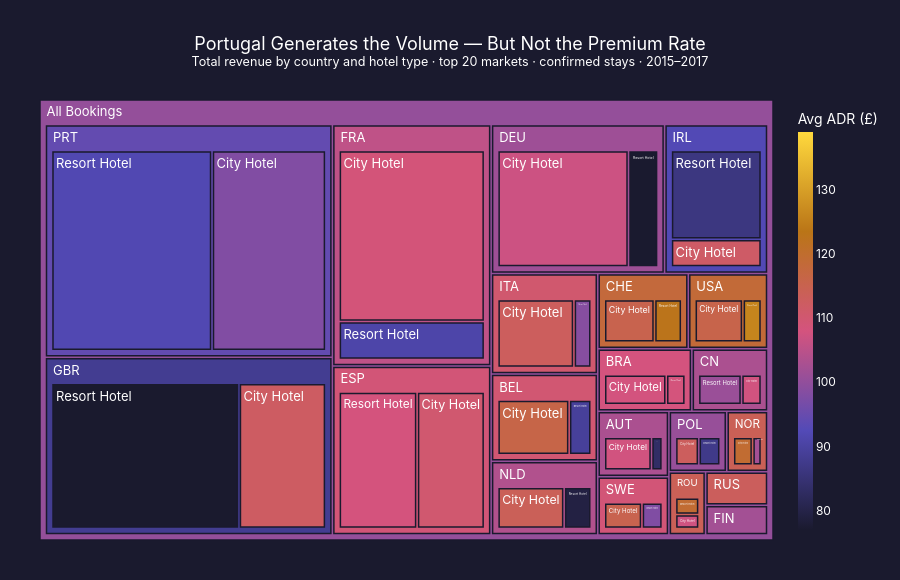

Source (notebook cell):
### Markdown cell above
## Lead Time Is a Weaker Signal Than Hotels Want You to Think

The conventional wisdom: book early, pay less. The data is less convinced.

City hotel rates stay relatively stable regardless of how far in advance 
the booking is made — last-minute and early bookers pay similar rates. 
Resort hotels show more variation, but the pattern shifts month to month. 
**In peak summer months, early bookers don't get a meaningful discount** — 
demand is high enough that the hotel doesn't need to incentivise early 
commitment.

Where lead time does matter is in shoulder months. Book a March or November 
stay more than 90 days out and the rate drops noticeably — hotels filling 
rooms in quieter periods are more willing to reward early commitment. 
The algorithm is not uniform. It is seasonal.

### Code cell
# Prepare data
treemap_data = df_clean.groupby(['country', 'hotel']).agg(
    total_revenue=('total_revenue', 'sum'),
    avg_adr=('adr', 'mean'),
    bookings=('adr', 'count')
).reset_index()

# Keep top countries by revenue for readability
top_countries = treemap_data.groupby('country')['total_revenue'].sum()
top_countries = top_countries.nlargest(20).index
treemap_data = treemap_data[treemap_data['country'].isin(top_countries)]

# Add a root level column
treemap_data['world'] = 'All Bookings'

fig = px.treemap(
    treemap_data,
    path=['world', 'country', 'hotel'],
    values='total_revenue',
    color='avg_adr',
    hover_data={
        'bookings': ':,',
        'avg_adr': ':.0f',
        'total_revenue': ':,.0f'
    },
    color_continuous_scale=[
        '#1a1a2e', '#534AB7', '#D4537E', '#BA7517', '#FFD93D'
    ],
    color_continuous_midpoint=treemap_data['avg_adr'].median()
)

fig.update_traces(
    textfont=dict(color='white', size=13),
    marker=dict(
        line=dict(width=1.5, color='#1a1a2e')
    ),
    hovertemplate=(
        '<b>%{label}</b><br>'
        'Total Revenue: £%{customdata[2]:,.0f}<br>'
        'Avg ADR: £%{customdata[1]:.0f}<br>'
        'Bookings: %{customdata[0]:,}<extra></extra>'
    )
)

fig.update_layout(
    title=dict(
        text='Portugal Generates the Volume — But Not the Premium Rate<br><sup>Total revenue by country and hotel type · top 20 markets · confirmed stays · 2015–2017</sup>',
        font=dict(size=18, color='white'),
        x=0.5
    ),
    paper_bgcolor='#1a1a2e',
    font=dict(color='white', family='Inter, sans-serif'),
    coloraxis_colorbar=dict(
        title=dict(text='Avg ADR (£)', font=dict(color='white')),
        tickfont=dict(color='white'),
        thickness=15
    ),
    height=580,
    margin=dict(t=100, b=40, l=40, r=40)
)

fig.write_html('chart5_treemap_revenue.html')
fig.show()

print("Saved as chart5_treemap_revenue.html")

### Figure 1 — Plotly figure (JSON) as saved in the notebook; plotly's stock layout.template omitted (floating-point values rounded to 4 significant figures; data arrays with more than 128 entries replaced by an {"elided": "..."} marker saying what was removed)
{"data": [{"branchvalues": "total", "customdata": {"elided": "61x3 mixed values"}, "domain": {"x": [0, 1], "y": [0, 1]}, "hovertemplate": "<b>%{label}</b><br>Total Revenue: £%{customdata[2]:,.0f}<br>Avg ADR: £%{customdata[1]:.0f}<br>Bookings: %{customdata[0]:,}<extra></extra>", "ids": ["All Bookings/AUT/City Hotel", "All Bookings/AUT/Resort Hotel", "All Bookings/BEL/City Hotel", "All Bookings/BEL/Resort Hotel", "All Bookings/BRA/City Hotel", "All Bookings/BRA/Resort Hotel", "All Bookings/CHE/City Hotel", "All Bookings/CHE/Resort Hotel", "All Bookings/CN/City Hotel", "All Bookings/CN/Resort Hotel", "All Bookings/DEU/City Hotel", "All Bookings/DEU/Resort Hotel", "All Bookings/ESP/City Hotel", "All Bookings/ESP/Resort Hotel", "All Bookings/FIN/City Hotel", "All Bookings/FIN/Resort Hotel", "All Bookings/FRA/City Hotel", "All Bookings/FRA/Resort Hotel", "All Bookings/GBR/City Hotel", "All Bookings/GBR/Resort Hotel", "All Bookings/IRL/City Hotel", "All Bookings/IRL/Resort Hotel", "All Bookings/ITA/City Hotel", "All Bookings/ITA/Resort Hotel", "All Bookings/NLD/City Hotel", "All Bookings/NLD/Resort Hotel", "All Bookings/NOR/City Hotel", "All Bookings/NOR/Resort Hotel", "All Bookings/POL/City Hotel", "All Bookings/POL/Resort Hotel", "All Bookings/PRT/City Hotel", "All Bookings/PRT/Resort Hotel", "All Bookings/ROU/City Hotel", "All Bookings/ROU/Resort Hotel", "All Bookings/RUS/City Hotel", "All Bookings/RUS/Resort Hotel", "All Bookings/SWE/City Hotel", "All Bookings/SWE/Resort Hotel", "All Bookings/USA/City Hotel", "All Bookings/USA/Resort Hotel", "All Bookings/AUT", "All Bookings/BEL", "All Bookings/BRA", "All Bookings/CHE", "All Bookings/CN", "All Bookings/DEU", "All Bookings/ESP", "All Bookings/FIN", "All Bookings/FRA", "All Bookings/GBR", "All Bookings/IRL", "All Bookings/ITA", "All Bookings/NLD", "All Bookings/NOR", "All Bookings/POL", "All Bookings/PRT", "All Bookings/ROU", "All Bookings/RUS", "All Bookings/SWE", "All Bookings/USA", "All Bookings"], "labels": ["City Hotel", "Resort Hotel", "City Hotel", "Resort Hotel", "City Hotel", "Resort Hotel", "City Hotel", "Resort Hotel", "City Hotel", "Resort Hotel", "City Hotel", "Resort Hotel", "City Hotel", "Resort Hotel", "City Hotel", "Resort Hotel", "City Hotel", "Resort Hotel", "City Hotel", "Resort Hotel", "City Hotel", "Resort Hotel", "City Hotel", "Resort Hotel", "City Hotel", "Resort Hotel", "City Hotel", "Resort Hotel", "City Hotel", "Resort Hotel", "City Hotel", "Resort Hotel", "City Hotel", "Resort Hotel", "City Hotel", "Resort Hotel", "City Hotel", "Resort Hotel", "City Hotel", "Resort Hotel", "AUT", "BEL", "BRA", "CHE", "CN", "DEU", "ESP", "FIN", "FRA", "GBR", "IRL", "ITA", "NLD", "NOR", "POL", "PRT", "ROU", "RUS", "SWE", "USA", "All Bookings"], "marker": {"coloraxis": "coloraxis", "colors": [107.7, 83.22, 116.1, 89.18, 107.9, 108.3, 115.2, 122.9, 107.7, 101.0, 107.0, 77.08, 110.2, 108.1, 112.3, 80.19, 108.7, 90.95, 112.3, 76.98, 111.7, 86.24, 113.0, 98.63, 113.8, 79.31, 119.5, 102.1, 112.9, 87.25, 97.97, 91.88, 107.4, 119.3, 111.5, 115.4, 115.1, 97.94, 115.6, 126.0, 103.1, 109.8, 108.0, 118.0, 103.1, 101.5, 109.1, 102.1, 105.5, 88.16, 92.28, 110.3, 103.8, 114.0, 100.7, 94.41, 113.9, 113.1, 109.1, 118.5, 100.2], "line": {"color": "#1a1a2e", "width": 1.5}}, "name": "", "parents": ["All Bookings/AUT", "All Bookings/AUT", "All Bookings/BEL", "All Bookings/BEL", "All Bookings/BRA", "All Bookings/BRA", "All Bookings/CHE", "All Bookings/CHE", "All Bookings/CN", "All Bookings/CN", "All Bookings/DEU", "All Bookings/DEU", "All Bookings/ESP", "All Bookings/ESP", "All Bookings/FIN", "All Bookings/FIN", "All Bookings/FRA", "All Bookings/FRA", "All Bookings/GBR", "All Bookings/GBR", "All Bookings/IRL", "All Bookings/IRL", "All Bookings/ITA", "All Bookings/ITA", "All Bookings/NLD", "All Bookings/NLD", "All Bookings/NOR", "All Bookings/NOR", "All Bookings/POL", "All Bookings/POL", "All Bookings/PRT", "All Bookings/PRT", "All Bookings/ROU", "All Bookings/ROU", "All Bookings/RUS", "All Bookings/RUS", "All Bookings/SWE", "All Bookings/SWE", "All Bookings/USA", "All Bookings/USA", "All Bookings", "All Bookings", "All Bookings", "All Bookings", "All Bookings", "All Bookings", "All Bookings", "All Bookings", "All Bookings", "All Bookings", "All Bookings", "All Bookings", "All Bookings", "All Bookings", "All Bookings", "All Bookings", "All Bookings", "All Bookings", "All Bookings", "All Bookings", ""], "textfont": {"color": "white", "size": 13}, "type": "treemap", "values": [302900.0, 69660.0, 568700.0, 175600.0, 360500.0, 110900.0, 353400.0, 192400.0, 120600.0, 260800.0, 1685000.0, 380800.0, 994800.0, 1152000.0, 101000.0, 47180.0, 2511000.0, 556000.0, 1295000.0, 2793000.0, 292900.0, 938900.0, 699400.0, 159000.0, 446900.0, 182100.0, 137000.0, 62930.0, 146200.0, 133900.0, 2220000.0, 3130000.0, 84190.0, 101100.0, 94940.0, 72090.0, 214800.0, 116700.0, 346200.0, 134200.0, 372500.0, 744200.0, 471300.0, 545800.0, 381400.0, 2066000.0, 2147000.0, 148200.0, 3067000.0, 4088000.0, 1232000.0, 858400.0, 629000.0, 199900.0, 280100.0, 5351000.0, 185300.0, 167000.0, 331600.0, 480400.0, 23750000.0]}], "layout": {"coloraxis": {"cmid": 108.0, "colorbar": {"thickness": 15, "tickfont": {"color": "white"}, "title": {"font": {"color": "white"}, "text": "Avg ADR (£)"}}, "colorscale": [[0, "#1a1a2e"], [0.25, "#534AB7"], [0.5, "#D4537E"], [0.75, "#BA7517"], [1, "#FFD93D"]]}, "font": {"color": "white", "family": "Inter, sans-serif"}, "height": 580, "legend": {"tracegroupgap": 0}, "margin": {"b": 40, "l": 40, "r": 40, "t": 100}, "paper_bgcolor": "#1a1a2e", "title": {"font": {"color": "white", "size": 18}, "text": "Portugal Generates the Volume — But Not the Premium Rate<br><sup>Total revenue by country and hotel type · top 20 markets · confirmed stays · 2015–2017</sup>", "x": 0.5}}}
